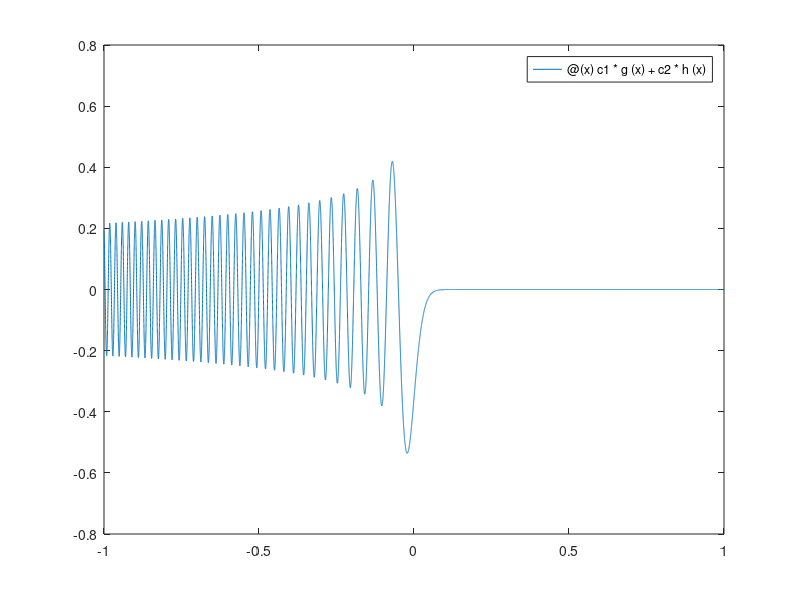

Source code (MATLAB):
clear all
close all

epsilon = 10^(-5);
c1 = -1;
c2 = 0;
range = [-1 1];

g = @(x) airy(x/(epsilon)^(1/3));
h = @(x) airy(2,x/(epsilon)^(1/3));

f = @(x) c1*g(x) + c2*h(x);

fplot(f, range)
